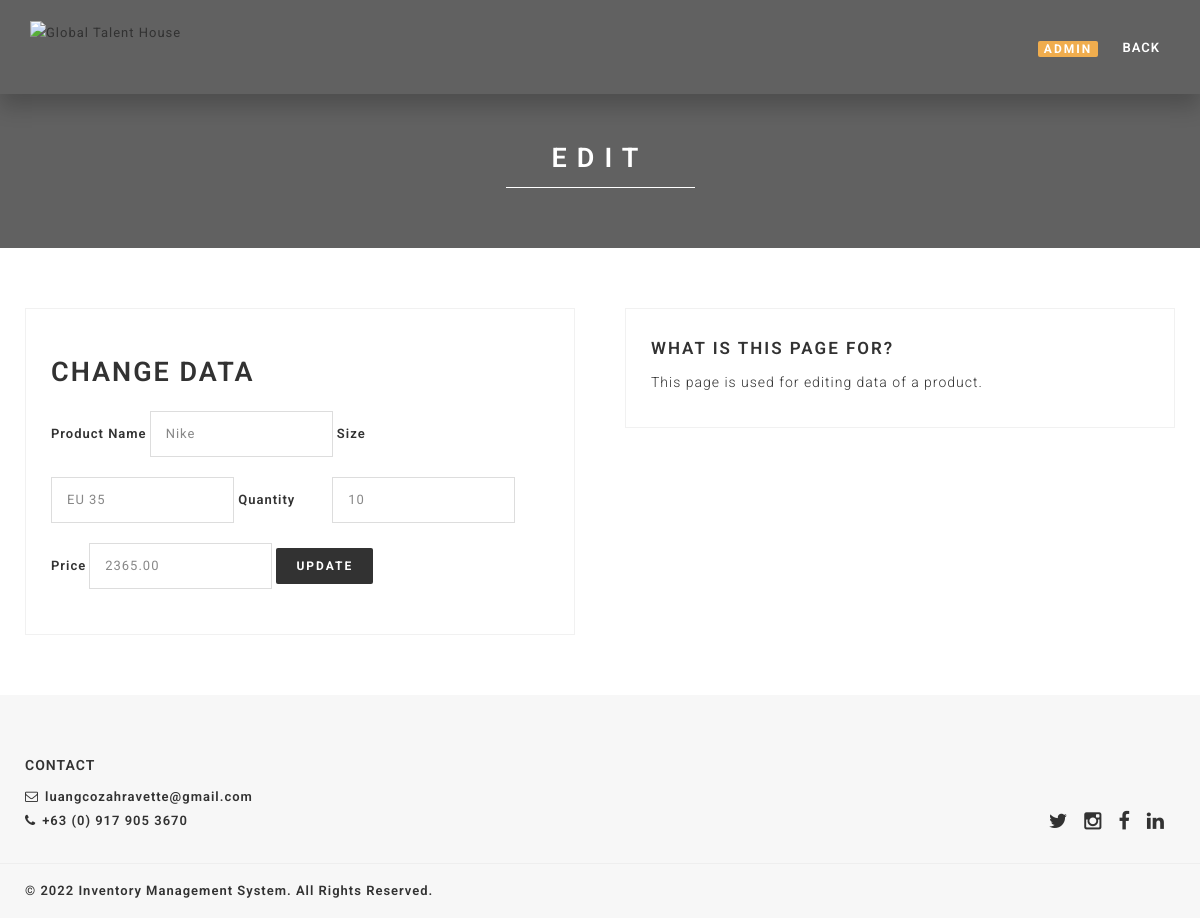
Screenshot of /editadmin.php?id=1 (signed in) with the database file from the repository.
### tables this page shows
CREATE TABLE `proditems` (
  `productid` int(50) NOT NULL,
  `product` varchar(255) NOT NULL,
  `size` varchar(255) NOT NULL,
  `stock` int(20) NOT NULL,
  `price` decimal(10,2) NOT NULL
);

### editadmin.php (the view, shortened to what this page needs)
<?php
	include('conn.php');
	$id=$_GET['id'];
	$query=mysqli_query($conn,"SELECT * FROM `proditems` where productid='$id'");
	$row=mysqli_fetch_array($query);
?>
<!DOCTYPE html>
<html>
    <head>
<!DOCTYPE html>
<html>
<head>
    <link href="css/style.css" rel="stylesheet" type="text/css" />
    <link href="css/bootstrap.css" rel="stylesheet" type="text/css" />
    <link href="css/font-awesome.css" rel="stylesheet" type="text/css" />
    <link href="css/ionicons.css" rel="stylesheet" type="text/css" />
    <link href="css/plugin/sidebar-menu.css" rel="stylesheet" type="text/css" />
    <link href="css/plugin/animate.css" rel="stylesheet" type="text/css" />
    <link href="css/jquery-ui.css" rel="stylesheet" type="text/css" />
    <div class="wrapper">
        <header id="header" class="header shadow">
            <div class="header-inner">
                <div class="logo">
                    <a href="">
                        <img class="logo-light" src="img/gth-logo-white.png" alt="Global Talent House" />
                    </a>
                </div>
                <div class="nav-menu">
                    <ul class="nav-menu-inner">
                        <li>
                              <a><button type="button" class="btn btn-warning">Admin</button></a>
                        </li>
                           <li>
                        <li>
                        	<a class="" href="inventoryadmin.php">Back</a>
                        </li>
                    </ul>
                </div>
            </div>
        </header>
        <section class="inner-intro dark-bg overlay-dark">
            <div class="container">
                <div class="row title">
                    <h2 class="h2">Edit</h2>
                </div>
            </div>
        </section>
        <section id="Pricing" class="ptb-60 ptb-sm-30">
            <div class="container">
                <div class="row">
                    <div class="col-md-6">
                        <div class="border-box">
<!DOCTYPE html>
<html>
    <head>
    </head>
<body>
	<h2>change data</h2>
	<form method="POST" action="updateadmin.php?id=<?php echo $id; ?>">
		<label>Product Name</label><input type="text" value="<?php echo $row['product']; ?>" name="product">
		<label>Size</label><input type="text" value="<?php echo $row['size']; ?>" name="size">
		<label>Quantity&nbsp;&nbsp;&nbsp;&nbsp;&nbsp;&nbsp;&nbsp;&nbsp;</label><input type="text" value="<?php echo $row['stock']; ?>" name="stock">
		<label>Price</label><input type="text" value="<?php echo $row['price']; ?>" name="price">
		<input type="submit" name="update" class="btn btn-md btn-black" value="update">
	</form>
</body>
</html>
                        </div>
                    </div>
                    <div class="col-md-6">
                        <div class="border-box">
                            <h4>What is this page for?</h4>
                            <p>This page is used for editing data of a product.</p>
                        </div>
                    </div>
                </div>
            </div>
        </section>
        <footer class="footer pt-60">
            <div class="container">
                <div class="row footer-info mb-30">
                    <div class="col-md-6 col-sm-12 col-xs-12 mb-sm-30 text-sm-left">
                        <p class="mb-xs-0"><b>CONTACT</b></p>
                        <ul class="link-small">
                            <li><a href="mailto:luangcozahravette@gmail.com"><i class="fa fa-envelope-o left"></i>luangcozahravette@gmail.com</a></li>
                            <li><a><i class="fa fa-phone left"></i>+63 (0) 917 905 3670</a></li>
                        </ul>
                    </div>
                    <div class="col-md-6 col-sm-12 col-xs-12 text-right text-sm-left">
                        <ul class="link">
                        </ul>
                        <div class="spacer-30"></div>
                        <ul class="social">
                            <li><a target="_blank" href="https://www.twitter.com/"><i class="fa fa-twitter"></i></a></li>
                            <li><a target="_blank" href="https://instagram.com/"><i class="fa fa-instagram"></i></a></li>
                            <li><a target="_blank" href="https://www.facebook.com/"><i class="fa fa-facebook"></i></a></li>
                            <li><a target="_blank" href="https://www.linkedin.com/"><i class="fa fa-linkedin"></i></a></li>
                        </ul>
                    </div>
                </div>
            </div>
            <hr />
            <section class="copyright ptb-15">
                <div class="container">
                    <div class="row">
                        <div class="col-sm-6 text-left text-sm-left"><b>© 2022 Inventory Management System. All Rights Reserved.</b></div>
                        <div class="col-sm-6 text-right text-sm-left"><a target="_blank" href=""><b></b></a></div>
                    </div>
                </div>
            </section>
        </footer>
    </div>
</body>
</html>

### rows the page displays
proditems: product "Nike", size "EU 35", stock "10", price "2365.00"
